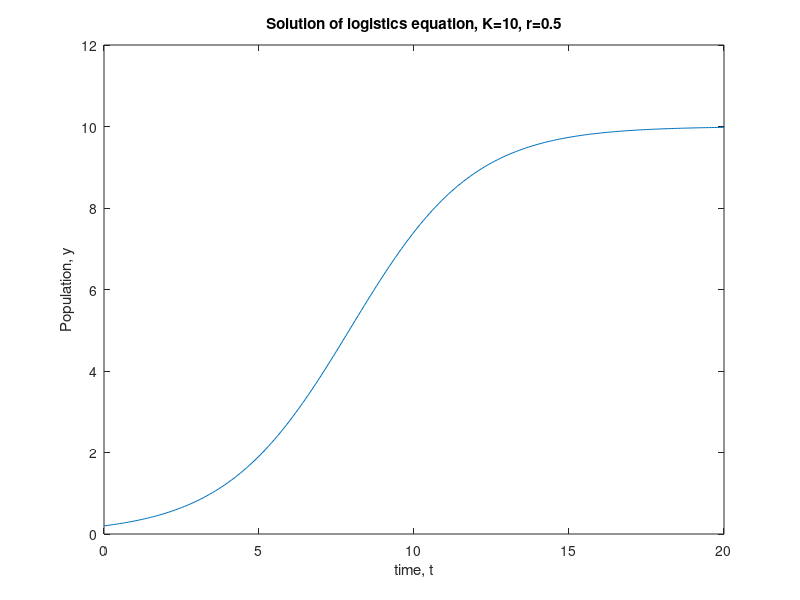

Here is the MATLAB script that generated this plot:
function eulerScript
close
y0 = 0.2;
t0 = 0; tf = 20.;
h = 0.1;
[t, y] = euler(@logistics, t0, tf, y0, h);
plot(t, y)
title('Solution of logistics equation, K=10, r=0.5')
xlabel('time, t')
ylabel('Population, y')
axis([0 max(t) 0 12])
end

function yp = logistics(t,y)
    K = 10;
    r = 0.5;
    yp = r * (1 - y / K) * y;
end

function [t, y] = euler(f, t0, tf, y0, h)
    t = t0:h:tf;
    y(1) = y0;
    n = 1;
    while t(n) < tf
       y(n+1) = y(n) + (h * f(t(n), y(n)));
       n = n + 1;
    end
end